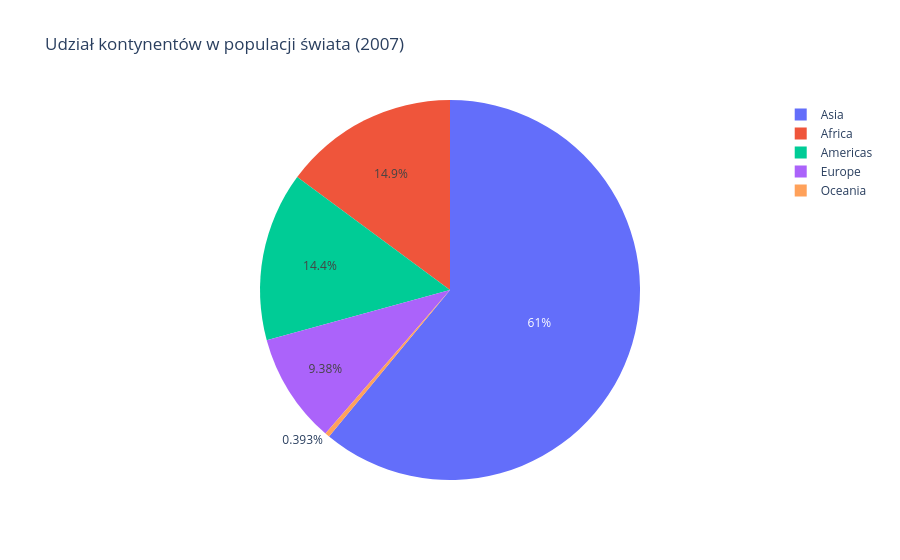

The notebook cell this image was saved under:
### Markdown cell above
## 2.3 Wykres kołowy — populacja świata wg kontynentów (2007)

### Code cell
pop_kont = df[df['year'] == 2007].groupby('continent', as_index=False)['pop'].sum()

fig = px.pie(pop_kont, names='continent', values='pop',
             title="Udział kontynentów w populacji świata (2007)")
fig.show()

### Figure 1 — Plotly figure (JSON) as saved in the notebook; plotly's stock layout.template omitted (floating-point values rounded to 4 significant figures)
{"data": [{"domain": {"x": [0, 1], "y": [0, 1]}, "hovertemplate": "continent=%{label}<br>pop=%{value}<extra></extra>", "labels": ["Africa", "Americas", "Asia", "Europe", "Oceania"], "legendgroup": "", "name": "", "showlegend": true, "type": "pie", "values": [929539692, 898871184, 3811953827, 586098529, 24549947]}], "layout": {"legend": {"tracegroupgap": 0}, "title": {"text": "Udział kontynentów w populacji świata (2007)"}}}
